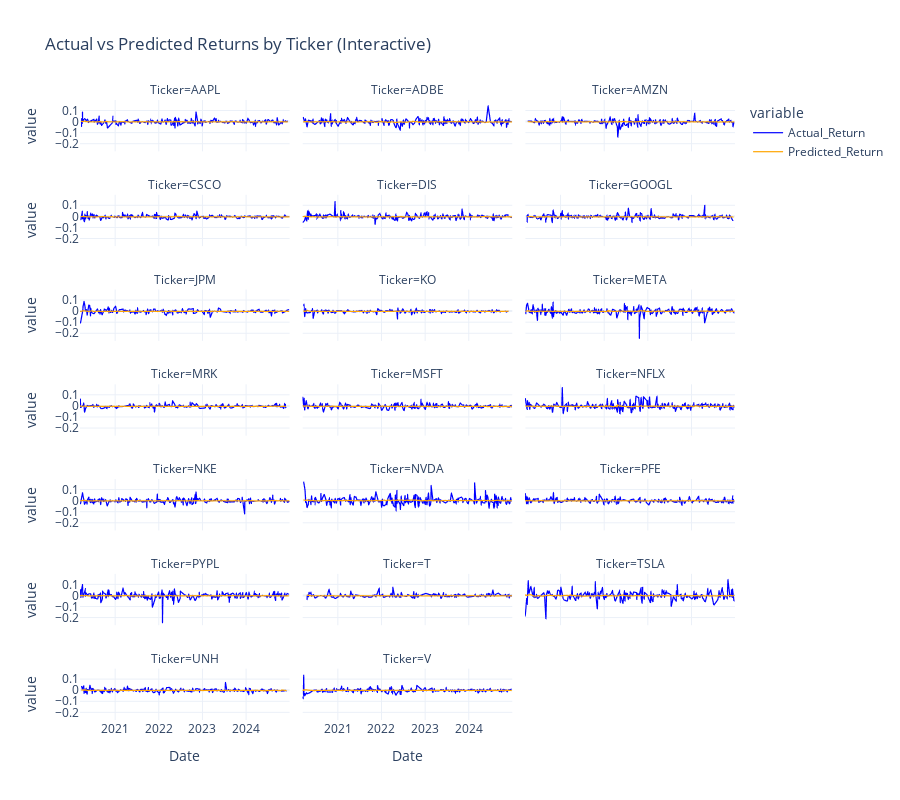

Notebook code cell kept with this figure:
### Code cell
fig = px.line(
    comparison_df,
    x="Date",
    y=["Actual_Return", "Predicted_Return"],
    color_discrete_map={"Actual_Return": "blue", "Predicted_Return": "orange"},
    facet_col="Ticker",  # separate subplots per ticker (optional)
    facet_col_wrap=3,
    title="Actual vs Predicted Returns by Ticker (Interactive)",
)
fig.update_traces(line=dict(width=1.2))
fig.update_layout(
    hovermode="x unified",
    showlegend=True,
    height=800,
    template="plotly_white"
)
fig.show()

### Figure 1 — Plotly figure (JSON) as saved in the notebook; plotly's stock layout.template omitted (floating-point values rounded to 4 significant figures; data arrays with more than 128 entries replaced by an {"elided": "..."} marker saying what was removed)
{"data": [{"hovertemplate": "variable=Actual_Return<br>Ticker=AAPL<br>Date=%{x}<br>value=%{y}<extra></extra>", "legendgroup": "Actual_Return", "line": {"color": "blue", "dash": "solid", "width": 1.2}, "marker": {"symbol": "circle"}, "mode": "lines", "name": "Actual_Return", "showlegend": true, "type": "scattergl", "x": {"elided": "244 str values"}, "xaxis": "x19", "y": {"elided": "244 float values"}, "yaxis": "y19"}, {"hovertemplate": "variable=Actual_Return<br>Ticker=ADBE<br>Date=%{x}<br>value=%{y}<extra></extra>", "legendgroup": "Actual_Return", "line": {"color": "blue", "dash": "solid", "width": 1.2}, "marker": {"symbol": "circle"}, "mode": "lines", "name": "Actual_Return", "showlegend": false, "type": "scattergl", "x": {"elided": "253 str values"}, "xaxis": "x20", "y": {"elided": "253 float values"}, "yaxis": "y20"}, {"hovertemplate": "variable=Actual_Return<br>Ticker=AMZN<br>Date=%{x}<br>value=%{y}<extra></extra>", "legendgroup": "Actual_Return", "line": {"color": "blue", "dash": "solid", "width": 1.2}, "marker": {"symbol": "circle"}, "mode": "lines", "name": "Actual_Return", "showlegend": false, "type": "scattergl", "x": {"elided": "248 str values"}, "xaxis": "x21", "y": {"elided": "248 float values"}, "yaxis": "y21"}, {"hovertemplate": "variable=Actual_Return<br>Ticker=CSCO<br>Date=%{x}<br>value=%{y}<extra></extra>", "legendgroup": "Actual_Return", "line": {"color": "blue", "dash": "solid", "width": 1.2}, "marker": {"symbol": "circle"}, "mode": "lines", "name": "Actual_Return", "showlegend": false, "type": "scattergl", "x": {"elided": "236 str values"}, "xaxis": "x16", "y": {"elided": "236 float values"}, "yaxis": "y16"}, {"hovertemplate": "variable=Actual_Return<br>Ticker=DIS<br>Date=%{x}<br>value=%{y}<extra></extra>", "legendgroup": "Actual_Return", "line": {"color": "blue", "dash": "solid", "width": 1.2}, "marker": {"symbol": "circle"}, "mode": "lines", "name": "Actual_Return", "showlegend": false, "type": "scattergl", "x": {"elided": "256 str values"}, "xaxis": "x17", "y": {"elided": "256 float values"}, "yaxis": "y17"}, {"hovertemplate": "variable=Actual_Return<br>Ticker=GOOGL<br>Date=%{x}<br>value=%{y}<extra></extra>", "legendgroup": "Actual_Return", "line": {"color": "blue", "dash": "solid", "width": 1.2}, "marker": {"symbol": "circle"}, "mode": "lines", "name": "Actual_Return", "showlegend": false, "type": "scattergl", "x": {"elided": "248 str values"}, "xaxis": "x18", "y": {"elided": "248 float values"}, "yaxis": "y18"}, {"hovertemplate": "variable=Actual_Return<br>Ticker=JPM<br>Date=%{x}<br>value=%{y}<extra></extra>", "legendgroup": "Actual_Return", "line": {"color": "blue", "dash": "solid", "width": 1.2}, "marker": {"symbol": "circle"}, "mode": "lines", "name": "Actual_Return", "showlegend": false, "type": "scattergl", "x": {"elided": "231 str values"}, "xaxis": "x13", "y": {"elided": "231 float values"}, "yaxis": "y13"}, {"hovertemplate": "variable=Actual_Return<br>Ticker=KO<br>Date=%{x}<br>value=%{y}<extra></extra>", "legendgroup": "Actual_Return", "line": {"color": "blue", "dash": "solid", "width": 1.2}, "marker": {"symbol": "circle"}, "mode": "lines", "name": "Actual_Return", "showlegend": false, "type": "scattergl", "x": {"elided": "247 str values"}, "xaxis": "x14", "y": {"elided": "247 float values"}, "yaxis": "y14"}, {"hovertemplate": "variable=Actual_Return<br>Ticker=META<br>Date=%{x}<br>value=%{y}<extra></extra>", "legendgroup": "Actual_Return", "line": {"color": "blue", "dash": "solid", "width": 1.2}, "marker": {"symbol": "circle"}, "mode": "lines", "name": "Actual_Return", "showlegend": false, "type": "scattergl", "x": {"elided": "255 str values"}, "xaxis": "x15", "y": {"elided": "255 float values"}, "yaxis": "y15"}, {"hovertemplate": "variable=Actual_Return<br>Ticker=MRK<br>Date=%{x}<br>value=%{y}<extra></extra>", "legendgroup": "Actual_Return", "line": {"color": "blue", "dash": "solid", "width": 1.2}, "marker": {"symbol": "circle"}, "mode": "lines", "name": "Actual_Return", "showlegend": false, "type": "scattergl", "x": {"elided": "237 str values"}, "xaxis": "x10", "y": {"elided": "237 float values"}, "yaxis": "y10"}, {"hovertemplate": "variable=Actual_Return<br>Ticker=MSFT<br>Date=%{x}<br>value=%{y}<extra></extra>", "legendgroup": "Actual_Return", "line": {"color": "blue", "dash": "solid", "width": 1.2}, "marker": {"symbol": "circle"}, "mode": "lines", "name": "Actual_Return", "showlegend": false, "type": "scattergl", "x": {"elided": "239 str values"}, "xaxis": "x11", "y": {"elided": "239 float values"}, "yaxis": "y11"}, {"hovertemplate": "variable=Actual_Return<br>Ticker=NFLX<br>Date=%{x}<br>value=%{y}<extra></extra>", "legendgroup": "Actual_Return", "line": {"color": "blue", "dash": "solid", "width": 1.2}, "marker": {"symbol": "circle"}, "mode": "lines", "name": "Actual_Return", "showlegend": false, "type": "scattergl", "x": {"elided": "254 str values"}, "xaxis": "x12", "y": {"elided": "254 float values"}, "yaxis": "y12"}, {"hovertemplate": "variable=Actual_Return<br>Ticker=NKE<br>Date=%{x}<br>value=%{y}<extra></extra>", "legendgroup": "Actual_Return", "line": {"color": "blue", "dash": "solid", "width": 1.2}, "marker": {"symbol": "circle"}, "mode": "lines", "name": "Actual_Return", "showlegend": false, "type": "scattergl", "x": {"elided": "234 str values"}, "xaxis": "x7", "y": {"elided": "234 float values"}, "yaxis": "y7"}, {"hovertemplate": "variable=Actual_Return<br>Ticker=NVDA<br>Date=%{x}<br>value=%{y}<extra></extra>", "legendgroup": "Actual_Return", "line": {"color": "blue", "dash": "solid", "width": 1.2}, "marker": {"symbol": "circle"}, "mode": "lines", "name": "Actual_Return", "showlegend": false, "type": "scattergl", "x": {"elided": "235 str values"}, "xaxis": "x8", "y": {"elided": "235 float values"}, "yaxis": "y8"}, {"hovertemplate": "variable=Actual_Return<br>Ticker=PFE<br>Date=%{x}<br>value=%{y}<extra></extra>", "legendgroup": "Actual_Return", "line": {"color": "blue", "dash": "solid", "width": 1.2}, "marker": {"symbol": "circle"}, "mode": "lines", "name": "Actual_Return", "showlegend": false, "type": "scattergl", "x": {"elided": "247 str values"}, "xaxis": "x9", "y": {"elided": "247 float values"}, "yaxis": "y9"}, {"hovertemplate": "variable=Actual_Return<br>Ticker=PYPL<br>Date=%{x}<br>value=%{y}<extra></extra>", "legendgroup": "Actual_Return", "line": {"color": "blue", "dash": "solid", "width": 1.2}, "marker": {"symbol": "circle"}, "mode": "lines", "name": "Actual_Return", "showlegend": false, "type": "scattergl", "x": {"elided": "252 str values"}, "xaxis": "x4", "y": {"elided": "252 float values"}, "yaxis": "y4"}, {"hovertemplate": "variable=Actual_Return<br>Ticker=T<br>Date=%{x}<br>value=%{y}<extra></extra>", "legendgroup": "Actual_Return", "line": {"color": "blue", "dash": "solid", "width": 1.2}, "marker": {"symbol": "circle"}, "mode": "lines", "name": "Actual_Return", "showlegend": false, "type": "scattergl", "x": {"elided": "197 str values"}, "xaxis": "x5", "y": {"elided": "197 float values"}, "yaxis": "y5"}, {"hovertemplate": "variable=Actual_Return<br>Ticker=TSLA<br>Date=%{x}<br>value=%{y}<extra></extra>", "legendgroup": "Actual_Return", "line": {"color": "blue", "dash": "solid", "width": 1.2}, "marker": {"symbol": "circle"}, "mode": "lines", "name": "Actual_Return", "showlegend": false, "type": "scattergl", "x": {"elided": "221 str values"}, "xaxis": "x6", "y": {"elided": "221 float values"}, "yaxis": "y6"}, {"hovertemplate": "variable=Actual_Return<br>Ticker=UNH<br>Date=%{x}<br>value=%{y}<extra></extra>", "legendgroup": "Actual_Return", "line": {"color": "blue", "dash": "solid", "width": 1.2}, "marker": {"symbol": "circle"}, "mode": "lines", "name": "Actual_Return", "showlegend": false, "type": "scattergl", "x": {"elided": "251 str values"}, "xaxis": "x", "y": {"elided": "251 float values"}, "yaxis": "y"}, {"hovertemplate": "variable=Actual_Return<br>Ticker=V<br>Date=%{x}<br>value=%{y}<extra></extra>", "legendgroup": "Actual_Return", "line": {"color": "blue", "dash": "solid", "width": 1.2}, "marker": {"symbol": "circle"}, "mode": "lines", "name": "Actual_Return", "showlegend": false, "type": "scattergl", "x": {"elided": "247 str values"}, "xaxis": "x2", "y": {"elided": "247 float values"}, "yaxis": "y2"}, {"hovertemplate": "variable=Predicted_Return<br>Ticker=AAPL<br>Date=%{x}<br>value=%{y}<extra></extra>", "legendgroup": "Predicted_Return", "line": {"color": "orange", "dash": "solid", "width": 1.2}, "marker": {"symbol": "circle"}, "mode": "lines", "name": "Predicted_Return", "showlegend": true, "type": "scattergl", "x": {"elided": "244 str values"}, "xaxis": "x19", "y": {"elided": "244 float values"}, "yaxis": "y19"}, {"hovertemplate": "variable=Predicted_Return<br>Ticker=ADBE<br>Date=%{x}<br>value=%{y}<extra></extra>", "legendgroup": "Predicted_Return", "line": {"color": "orange", "dash": "solid", "width": 1.2}, "marker": {"symbol": "circle"}, "mode": "lines", "name": "Predicted_Return", "showlegend": false, "type": "scattergl", "x": {"elided": "253 str values"}, "xaxis": "x20", "y": {"elided": "253 float values"}, "yaxis": "y20"}, {"hovertemplate": "variable=Predicted_Return<br>Ticker=AMZN<br>Date=%{x}<br>value=%{y}<extra></extra>", "legendgroup": "Predicted_Return", "line": {"color": "orange", "dash": "solid", "width": 1.2}, "marker": {"symbol": "circle"}, "mode": "lines", "name": "Predicted_Return", "showlegend": false, "type": "scattergl", "x": {"elided": "248 str values"}, "xaxis": "x21", "y": {"elided": "248 float values"}, "yaxis": "y21"}, {"hovertemplate": "variable=Predicted_Return<br>Ticker=CSCO<br>Date=%{x}<br>value=%{y}<extra></extra>", "legendgroup": "Predicted_Return", "line": {"color": "orange", "dash": "solid", "width": 1.2}, "marker": {"symbol": "circle"}, "mode": "lines", "name": "Predicted_Return", "showlegend": false, "type": "scattergl", "x": {"elided": "236 str values"}, "xaxis": "x16", "y": {"elided": "236 float values"}, "yaxis": "y16"}, {"hovertemplate": "variable=Predicted_Return<br>Ticker=DIS<br>Date=%{x}<br>value=%{y}<extra></extra>", "legendgroup": "Predicted_Return", "line": {"color": "orange", "dash": "solid", "width": 1.2}, "marker": {"symbol": "circle"}, "mode": "lines", "name": "Predicted_Return", "showlegend": false, "type": "scattergl", "x": {"elided": "256 str values"}, "xaxis": "x17", "y": {"elided": "256 float values"}, "yaxis": "y17"}, {"hovertemplate": "variable=Predicted_Return<br>Ticker=GOOGL<br>Date=%{x}<br>value=%{y}<extra></extra>", "legendgroup": "Predicted_Return", "line": {"color": "orange", "dash": "solid", "width": 1.2}, "marker": {"symbol": "circle"}, "mode": "lines", "name": "Predicted_Return", "showlegend": false, "type": "scattergl", "x": {"elided": "248 str values"}, "xaxis": "x18", "y": {"elided": "248 float values"}, "yaxis": "y18"}, {"hovertemplate": "variable=Predicted_Return<br>Ticker=JPM<br>Date=%{x}<br>value=%{y}<extra></extra>", "legendgroup": "Predicted_Return", "line": {"color": "orange", "dash": "solid", "width": 1.2}, "marker": {"symbol": "circle"}, "mode": "lines", "name": "Predicted_Return", "showlegend": false, "type": "scattergl", "x": {"elided": "231 str values"}, "xaxis": "x13", "y": {"elided": "231 float values"}, "yaxis": "y13"}, {"hovertemplate": "variable=Predicted_Return<br>Ticker=KO<br>Date=%{x}<br>value=%{y}<extra></extra>", "legendgroup": "Predicted_Return", "line": {"color": "orange", "dash": "solid", "width": 1.2}, "marker": {"symbol": "circle"}, "mode": "lines", "name": "Predicted_Return", "showlegend": false, "type": "scattergl", "x": {"elided": "247 str values"}, "xaxis": "x14", "y": {"elided": "247 float values"}, "yaxis": "y14"}, {"hovertemplate": "variable=Predicted_Return<br>Ticker=META<br>Date=%{x}<br>value=%{y}<extra></extra>", "legendgroup": "Predicted_Return", "line": {"color": "orange", "dash": "solid", "width": 1.2}, "marker": {"symbol": "circle"}, "mode": "lines", "name": "Predicted_Return", "showlegend": false, "type": "scattergl", "x": {"elided": "255 str values"}, "xaxis": "x15", "y": {"elided": "255 float values"}, "yaxis": "y15"}, {"hovertemplate": "variable=Predicted_Return<br>Ticker=MRK<br>Date=%{x}<br>value=%{y}<extra></extra>", "legendgroup": "Predicted_Return", "line": {"color": "orange", "dash": "solid", "width": 1.2}, "marker": {"symbol": "circle"}, "mode": "lines", "name": "Predicted_Return", "showlegend": false, "type": "scattergl", "x": {"elided": "237 str values"}, "xaxis": "x10", "y": {"elided": "237 float values"}, "yaxis": "y10"}, {"hovertemplate": "variable=Predicted_Return<br>Ticker=MSFT<br>Date=%{x}<br>value=%{y}<extra></extra>", "legendgroup": "Predicted_Return", "line": {"color": "orange", "dash": "solid", "width": 1.2}, "marker": {"symbol": "circle"}, "mode": "lines", "name": "Predicted_Return", "showlegend": false, "type": "scattergl", "x": {"elided": "239 str values"}, "xaxis": "x11", "y": {"elided": "239 float values"}, "yaxis": "y11"}, {"hovertemplate": "variable=Predicted_Return<br>Ticker=NFLX<br>Date=%{x}<br>value=%{y}<extra></extra>", "legendgroup": "Predicted_Return", "line": {"color": "orange", "dash": "solid", "width": 1.2}, "marker": {"symbol": "circle"}, "mode": "lines", "name": "Predicted_Return", "showlegend": false, "type": "scattergl", "x": {"elided": "254 str values"}, "xaxis": "x12", "y": {"elided": "254 float values"}, "yaxis": "y12"}, {"hovertemplate": "variable=Predicted_Return<br>Ticker=NKE<br>Date=%{x}<br>value=%{y}<extra></extra>", "legendgroup": "Predicted_Return", "line": {"color": "orange", "dash": "solid", "width": 1.2}, "marker": {"symbol": "circle"}, "mode": "lines", "name": "Predicted_Return", "showlegend": false, "type": "scattergl", "x": {"elided": "234 str values"}, "xaxis": "x7", "y": {"elided": "234 float values"}, "yaxis": "y7"}, {"hovertemplate": "variable=Predicted_Return<br>Ticker=NVDA<br>Date=%{x}<br>value=%{y}<extra></extra>", "legendgroup": "Predicted_Return", "line": {"color": "orange", "dash": "solid", "width": 1.2}, "marker": {"symbol": "circle"}, "mode": "lines", "name": "Predicted_Return", "showlegend": false, "type": "scattergl", "x": {"elided": "235 str values"}, "xaxis": "x8", "y": {"elided": "235 float values"}, "yaxis": "y8"}, {"hovertemplate": "variable=Predicted_Return<br>Ticker=PFE<br>Date=%{x}<br>value=%{y}<extra></extra>", "legendgroup": "Predicted_Return", "line": {"color": "orange", "dash": "solid", "width": 1.2}, "marker": {"symbol": "circle"}, "mode": "lines", "name": "Predicted_Return", "showlegend": false, "type": "scattergl", "x": {"elided": "247 str values"}, "xaxis": "x9", "y": {"elided": "247 float values"}, "yaxis": "y9"}, {"hovertemplate": "variable=Predicted_Return<br>Ticker=PYPL<br>Date=%{x}<br>value=%{y}<extra></extra>", "legendgroup": "Predicted_Return", "line": {"color": "orange", "dash": "solid", "width": 1.2}, "marker": {"symbol": "circle"}, "mode": "lines", "name": "Predicted_Return", "showlegend": false, "type": "scattergl", "x": {"elided": "252 str values"}, "xaxis": "x4", "y": {"elided": "252 float values"}, "yaxis": "y4"}, {"hovertemplate": "variable=Predicted_Return<br>Ticker=T<br>Date=%{x}<br>value=%{y}<extra></extra>", "legendgroup": "Predicted_Return", "line": {"color": "orange", "dash": "solid", "width": 1.2}, "marker": {"symbol": "circle"}, "mode": "lines", "name": "Predicted_Return", "showlegend": false, "type": "scattergl", "x": {"elided": "197 str values"}, "xaxis": "x5", "y": {"elided": "197 float values"}, "yaxis": "y5"}, {"hovertemplate": "variable=Predicted_Return<br>Ticker=TSLA<br>Date=%{x}<br>value=%{y}<extra></extra>", "legendgroup": "Predicted_Return", "line": {"color": "orange", "dash": "solid", "width": 1.2}, "marker": {"symbol": "circle"}, "mode": "lines", "name": "Predicted_Return", "showlegend": false, "type": "scattergl", "x": {"elided": "221 str values"}, "xaxis": "x6", "y": {"elided": "221 float values"}, "yaxis": "y6"}, {"hovertemplate": "variable=Predicted_Return<br>Ticker=UNH<br>Date=%{x}<br>value=%{y}<extra></extra>", "legendgroup": "Predicted_Return", "line": {"color": "orange", "dash": "solid", "width": 1.2}, "marker": {"symbol": "circle"}, "mode": "lines", "name": "Predicted_Return", "showlegend": false, "type": "scattergl", "x": {"elided": "251 str values"}, "xaxis": "x", "y": {"elided": "251 float values"}, "yaxis": "y"}, {"hovertemplate": "variable=Predicted_Return<br>Ticker=V<br>Date=%{x}<br>value=%{y}<extra></extra>", "legendgroup": "Predicted_Return", "line": {"color": "orange", "dash": "solid", "width": 1.2}, "marker": {"symbol": "circle"}, "mode": "lines", "name": "Predicted_Return", "showlegend": false, "type": "scattergl", "x": {"elided": "247 str values"}, "xaxis": "x2", "y": {"elided": "247 float values"}, "yaxis": "y2"}], "layout": {"annotations": [{"font": {}, "showarrow": false, "text": "Ticker=UNH", "x": 0.16, "xanchor": "center", "xref": "paper", "y": 0.08286, "yanchor": "bottom", "yref": "paper"}, {"font": {}, "showarrow": false, "text": "Ticker=V", "x": 0.5, "xanchor": "center", "xref": "paper", "y": 0.08286, "yanchor": "bottom", "yref": "paper"}, {"font": {}, "showarrow": false, "text": "Ticker=PYPL", "x": 0.16, "xanchor": "center", "xref": "paper", "y": 0.2357, "yanchor": "bottom", "yref": "paper"}, {"font": {}, "showarrow": false, "text": "Ticker=T", "x": 0.5, "xanchor": "center", "xref": "paper", "y": 0.2357, "yanchor": "bottom", "yref": "paper"}, {"font": {}, "showarrow": false, "text": "Ticker=TSLA", "x": 0.84, "xanchor": "center", "xref": "paper", "y": 0.2357, "yanchor": "bottom", "yref": "paper"}, {"font": {}, "showarrow": false, "text": "Ticker=NKE", "x": 0.16, "xanchor": "center", "xref": "paper", "y": 0.3886, "yanchor": "bottom", "yref": "paper"}, {"font": {}, "showarrow": false, "text": "Ticker=NVDA", "x": 0.5, "xanchor": "center", "xref": "paper", "y": 0.3886, "yanchor": "bottom", "yref": "paper"}, {"font": {}, "showarrow": false, "text": "Ticker=PFE", "x": 0.84, "xanchor": "center", "xref": "paper", "y": 0.3886, "yanchor": "bottom", "yref": "paper"}, {"font": {}, "showarrow": false, "text": "Ticker=MRK", "x": 0.16, "xanchor": "center", "xref": "paper", "y": 0.5414, "yanchor": "bottom", "yref": "paper"}, {"font": {}, "showarrow": false, "text": "Ticker=MSFT", "x": 0.5, "xanchor": "center", "xref": "paper", "y": 0.5414, "yanchor": "bottom", "yref": "paper"}, {"font": {}, "showarrow": false, "text": "Ticker=NFLX", "x": 0.84, "xanchor": "center", "xref": "paper", "y": 0.5414, "yanchor": "bottom", "yref": "paper"}, {"font": {}, "showarrow": false, "text": "Ticker=JPM", "x": 0.16, "xanchor": "center", "xref": "paper", "y": 0.6943, "yanchor": "bottom", "yref": "paper"}, {"font": {}, "showarrow": false, "text": "Ticker=KO", "x": 0.5, "xanchor": "center", "xref": "paper", "y": 0.6943, "yanchor": "bottom", "yref": "paper"}, {"font": {}, "showarrow": false, "text": "Ticker=META", "x": 0.84, "xanchor": "center", "xref": "paper", "y": 0.6943, "yanchor": "bottom", "yref": "paper"}, {"font": {}, "showarrow": false, "text": "Ticker=CSCO", "x": 0.16, "xanchor": "center", "xref": "paper", "y": 0.8471, "yanchor": "bottom", "yref": "paper"}, {"font": {}, "showarrow": false, "text": "Ticker=DIS", "x": 0.5, "xanchor": "center", "xref": "paper", "y": 0.8471, "yanchor": "bottom", "yref": "paper"}, {"font": {}, "showarrow": false, "text": "Ticker=GOOGL", "x": 0.84, "xanchor": "center", "xref": "paper", "y": 0.8471, "yanchor": "bottom", "yref": "paper"}, {"font": {}, "showarrow": false, "text": "Ticker=AAPL", "x": 0.16, "xanchor": "center", "xref": "paper", "y": 1, "yanchor": "bottom", "yref": "paper"}, {"font": {}, "showarrow": false, "text": "Ticker=ADBE", "x": 0.5, "xanchor": "center", "xref": "paper", "y": 1, "yanchor": "bottom", "yref": "paper"}, {"font": {}, "showarrow": false, "text": "Ticker=AMZN", "x": 0.84, "xanchor": "center", "xref": "paper", "y": 1, "yanchor": "bottom", "yref": "paper"}], "height": 800, "hovermode": "x unified", "legend": {"title": {"text": "variable"}, "tracegroupgap": 0}, "showlegend": true, "title": {"text": "Actual vs Predicted Returns by Ticker (Interactive)"}, "xaxis": {"anchor": "y", "domain": [0, 0.32], "title": {"text": "Date"}}, "xaxis10": {"anchor": "y10", "domain": [0, 0.32], "matches": "x", "showticklabels": false}, "xaxis11": {"anchor": "y11", "domain": [0.34, 0.66], "matches": "x", "showticklabels": false}, "xaxis12": {"anchor": "y12", "domain": [0.68, 1.0], "matches": "x", "showticklabels": false}, "xaxis13": {"anchor": "y13", "domain": [0, 0.32], "matches": "x", "showticklabels": false}, "xaxis14": {"anchor": "y14", "domain": [0.34, 0.66], "matches": "x", "showticklabels": false}, "xaxis15": {"anchor": "y15", "domain": [0.68, 1.0], "matches": "x", "showticklabels": false}, "xaxis16": {"anchor": "y16", "domain": [0, 0.32], "matches": "x", "showticklabels": false}, "xaxis17": {"anchor": "y17", "domain": [0.34, 0.66], "matches": "x", "showticklabels": false}, "xaxis18": {"anchor": "y18", "domain": [0.68, 1.0], "matches": "x", "showticklabels": false}, "xaxis19": {"anchor": "y19", "domain": [0, 0.32], "matches": "x", "showticklabels": false}, "xaxis2": {"anchor": "y2", "domain": [0.34, 0.66], "matches": "x", "title": {"text": "Date"}}, "xaxis20": {"anchor": "y20", "domain": [0.34, 0.66], "matches": "x", "showticklabels": false}, "xaxis21": {"anchor": "y21", "domain": [0.68, 1.0], "matches": "x", "showticklabels": false}, "xaxis3": {"anchor": "y3", "domain": [0.68, 1.0], "matches": "x", "title": {"text": "Date"}}, "xaxis4": {"anchor": "y4", "domain": [0, 0.32], "matches": "x", "showticklabels": false}, "xaxis5": {"anchor": "y5", "domain": [0.34, 0.66], "matches": "x", "showticklabels": false}, "xaxis6": {"anchor": "y6", "domain": [0.68, 1.0], "matches": "x", "showticklabels": false}, "xaxis7": {"anchor": "y7", "domain": [0, 0.32], "matches": "x", "showticklabels": false}, "xaxis8": {"anchor": "y8", "domain": [0.34, 0.66], "matches": "x", "showticklabels": false}, "xaxis9": {"anchor": "y9", "domain": [0.68, 1.0], "matches": "x", "showticklabels": false}, "yaxis": {"anchor": "x", "domain": [0, 0.08286], "title": {"text": "value"}}, "yaxis10": {"anchor": "x10", "domain": [0.4586, 0.5414], "matches": "y", "title": {"text": "value"}}, "yaxis11": {"anchor": "x11", "domain": [0.4586, 0.5414], "matches": "y", "showticklabels": false}, "yaxis12": {"anchor": "x12", "domain": [0.4586, 0.5414], "matches": "y", "showticklabels": false}, "yaxis13": {"anchor": "x13", "domain": [0.6114, 0.6943], "matches": "y", "title": {"text": "value"}}, "yaxis14": {"anchor": "x14", "domain": [0.6114, 0.6943], "matches": "y", "showticklabels": false}, "yaxis15": {"anchor": "x15", "domain": [0.6114, 0.6943], "matches": "y", "showticklabels": false}, "yaxis16": {"anchor": "x16", "domain": [0.7643, 0.8471], "matches": "y", "title": {"text": "value"}}, "yaxis17": {"anchor": "x17", "domain": [0.7643, 0.8471], "matches": "y", "showticklabels": false}, "yaxis18": {"anchor": "x18", "domain": [0.7643, 0.8471], "matches": "y", "showticklabels": false}, "yaxis19": {"anchor": "x19", "domain": [0.9171, 1], "matches": "y", "title": {"text": "value"}}, "yaxis2": {"anchor": "x2", "domain": [0, 0.08286], "matches": "y", "showticklabels": false}, "yaxis20": {"anchor": "x20", "domain": [0.9171, 1], "matches": "y", "showticklabels": false}, "yaxis21": {"anchor": "x21", "domain": [0.9171, 1], "matches": "y", "showticklabels": false}, "yaxis3": {"anchor": "x3", "domain": [0, 0.08286], "matches": "y", "showticklabels": false}, "yaxis4": {"anchor": "x4", "domain": [0.1529, 0.2357], "matches": "y", "title": {"text": "value"}}, "yaxis5": {"anchor": "x5", "domain": [0.1529, 0.2357], "matches": "y", "showticklabels": false}, "yaxis6": {"anchor": "x6", "domain": [0.1529, 0.2357], "matches": "y", "showticklabels": false}, "yaxis7": {"anchor": "x7", "domain": [0.3057, 0.3886], "matches": "y", "title": {"text": "value"}}, "yaxis8": {"anchor": "x8", "domain": [0.3057, 0.3886], "matches": "y", "showticklabels": false}, "yaxis9": {"anchor": "x9", "domain": [0.3057, 0.3886], "matches": "y", "showticklabels": false}}}
